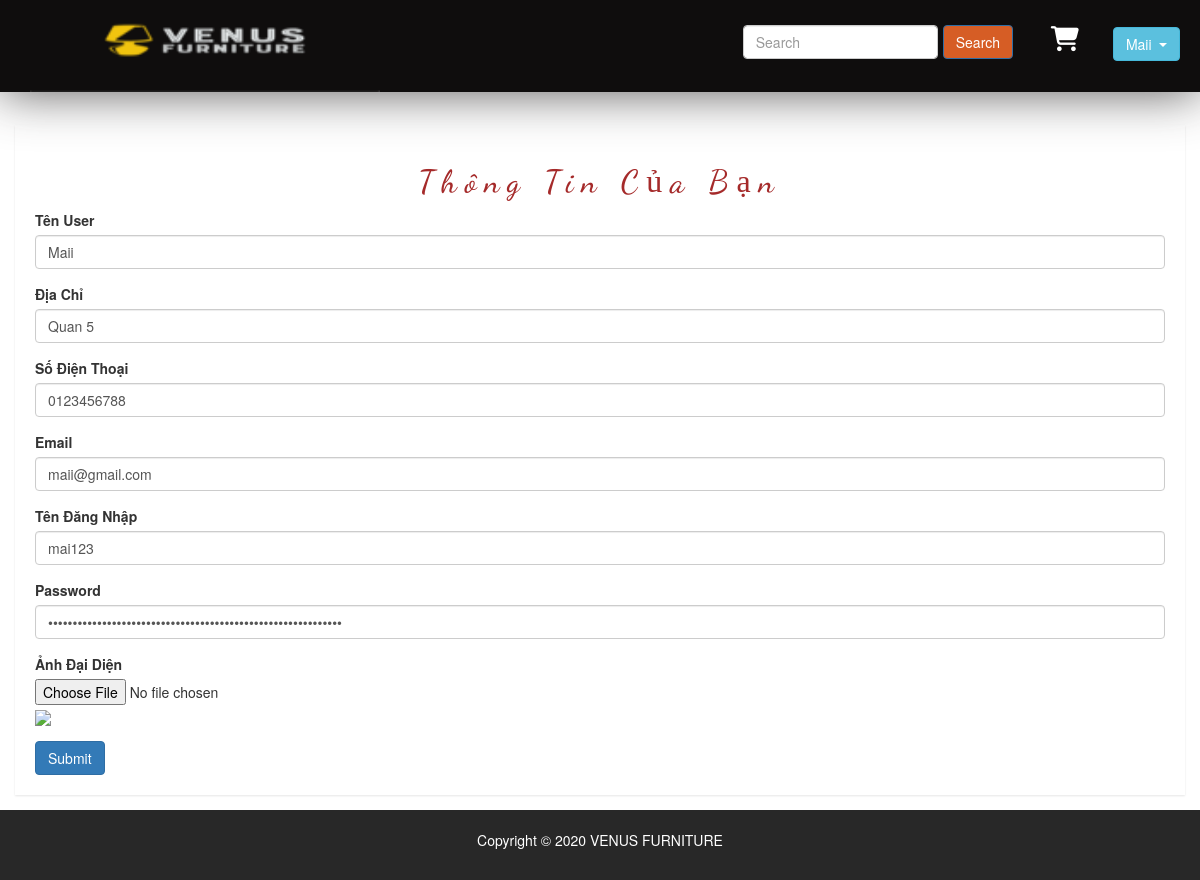
The page /public/pages/ho-so.php (signed in) on the database its author committed.
### tables this page shows
CREATE TABLE `users` (
  `id` int(50) NOT NULL,
  `name` varchar(100) DEFAULT NULL,
  `email` varchar(100) DEFAULT NULL,
  `address` varchar(100) DEFAULT NULL,
  `phone` char(15) DEFAULT NULL,
  `Account` varchar(100) NOT NULL,
  `password` varchar(100) DEFAULT NULL,
  `avatar` char(50) DEFAULT NULL,
  `created_at` timestamp NULL DEFAULT NULL,
  `updated_at` timestamp NULL DEFAULT NULL ON UPDATE current_timestamp()
);

### libraries/Database.php (called while the page is built, shortened)
<?php
class DataProvider
{
	public static function ExecuteQuery($sql)
	{
		try{
			$connection = mysqli_connect("localhost","root","", "web_noi_that-1");
			mysqli_query($connection, "set names 'utf8'");
			$result = mysqli_query($connection, $sql);
			return $result;
		}catch(Exception $ex)
		{
			return null;
		}
    }
}
?>

### public/pages/ho-so.php (the view, shortened to what this page needs)
<?php
require_once __DIR__ . "/../../layouts/header.php";
?>
<div class="product-status mg-tb-15">
    <div class="container-fluid">
        <div class="row">
            <div class="col-lg-12 col-md-12 col-sm-12 col-xs-12">
                <div class="product-status-wrap">
                    <h2 class="text-center"> Thông Tin Của Bạn </h2>
                    <form action="" method="post" enctype="multipart/form-data" id="USedit">
                        <?php
                        try {
                            $sql = "SELECT * FROM users";
                            if (isset($_SESSION['id'])) {
                                $id = $_SESSION['id'];
                                $sql .= " WHERE id = " . $id;
                            }
                            $result = DataProvider::ExecuteQuery($sql);
                            $row = mysqli_fetch_array($result);
                        } catch (Exception $ex) {
                            echo "Không thể mở CSDL";
                        }
                        ?>
                        <div class="form-group">
                            <label>Tên User</label>
                            <input type="text" class="form-control" placeholder="Enter name" name="TenUS" value="<?php echo $row['name'] ?>" required minlength="3">
                        </div>
                        <div class="form-group">
                            <label>Địa Chỉ</label>
                            <input type="text" class="form-control" placeholder="351 Lạc Long Quân-Phường 4- Quận 5- Thành Phố Hồ Chí Minh" name="address" value="<?php echo $row['address'] ?>" required>
                        </div>
                        <div class="form-group">
                            <label>Số Điện Thoại</label>
                            <input
                               type="text"  class="form-control" placeholder="0345197655" name="phone" value="<?php echo $row['phone'] ?>"  pattern="(\+84|0)\d{9,10}"  title="Nhập số điện thoại từ 10 đến 11 số" required>
                        </div>
                        <div class="form-group">
                            <label>Email</label>
                            <input type="email" class="form-control" placeholder="ABC@gmail.com" name="email" value="<?php echo $row['email'] ?>" required>
                        </div>
                        <div class="form-group">
                            <label>Tên Đăng Nhập</label>
                            <input type="text" class="form-control" placeholder="NguyenVanA" name="account" value="<?php echo $row['Account'] ?>" required>
                        </div>
                        <div class="form-group">
                            <label>Password</label>
                            <input type="password" class="form-control" placeholder="" name="password" value="<?php echo $row['password'] ?>" required minlength="8">
                        </div>
                        <div class="form-group">
                            <label for="exampleFormControlFile1">Ảnh Đại Diện</label>
                            <input type="file" class="form-control-file" id="exampleFormControlFile1" name="Hinh" >
                            <img src="/TTT/admin/modules/users/img_users/<?php echo $row['avatar'] ?>" >
                        </div>
                        <button type="submit" class="btn btn-primary">Submit</button>
                    </form>
                </div>
            </div>
        </div>
    </div>
</div>
<?php
require_once __DIR__ . "/../../layouts/footer.php" ?>

### public/resources/css/styles.css (style rules this page uses)
* { padding: 0 px; margin: 0 px; box-sizing: border-box; }
html { font-family: "Lato", sans-serif; font-size: 25 px; color: black; background-color: #ffffff; text-rendering: optimizeLegibility; font-weight: 400; }
body { overflow-x: hidden; }

### public/pages/css/main.css (style rules this page uses)
html { color: #222; font-size: 1em; line-height: 1.4; }
audio, canvas, iframe, img, svg, video { vertical-align: middle; }

### public/pages/style.css (style rules this page uses)
html, body { height: 100%; font-family: 'Play', sans-serif;font-weight:400;background:#f5f5f5; }
img { max-width:100%;height:auto }
h1, h2, h3, h4, h5, h6 { margin: 0 0 10px; font-weight:700; }
.mg-tb-15 { margin:15px 0px; }
.form-control { background-color: #FFFFFF; background-image: none; border: 1px solid #e5e6e7; border-radius: 1px; color: inherit; display: block; padding: 6px 12px; transition: border-color 0.15s ease-in-out 0s, box-shadow 0.15s ease-in-out 0s; width: 100%; }
.product-sales-chart, .analytics-info-cs, .tranffic-als-inner, .analytics-rounded, .single-new-trend, .personal-info-wrap, .author-widgets-single, .calender-inner, .product-status-wrap, .review-tab-pro-inner, .income-dashone-total, .analytics-adminpro-wrap, .analytics-sparkle-line, .analysis-progrebar, .sparkline8-list, .sparkline9-list, .sparkline7-list, .sparkline10-list, .sparkline12-list, .sparkline13-list, .sparkline14-list, .sparkline13-list, .sparkline11-list, .x-editable-list, .code-editor-single, .blog-details-inner, .charts-single-pro, .about-sparkline, .sparkline-list, .button-ad-wrap, .tab-content-details, .sparkline16-list, .sparkline15-list, .tinymce-single { padding:20px; background:#fff; -webkit-box-shadow: 0px 1px 2px 0px rgba(0, 0, 0, 0.1); box-shadow: 0px 1px 2px 0px rgba(0, 0, 0, 0.1); }
.product-status-wrap img { width: 60px; }

### public/pages/ho-so.php (style rules this page uses)
h2 { font-family: "Dancing Script", cursive; font-size: xx-large; letter-spacing: 8px; color: brown; }

### rows shown on the page
users: TenUS "Maii", address "Quan 5", phone "0123456788", email "maii@gmail.com", account "mai123"

### other values the page prints
$_SESSION['name'] "Maii"
